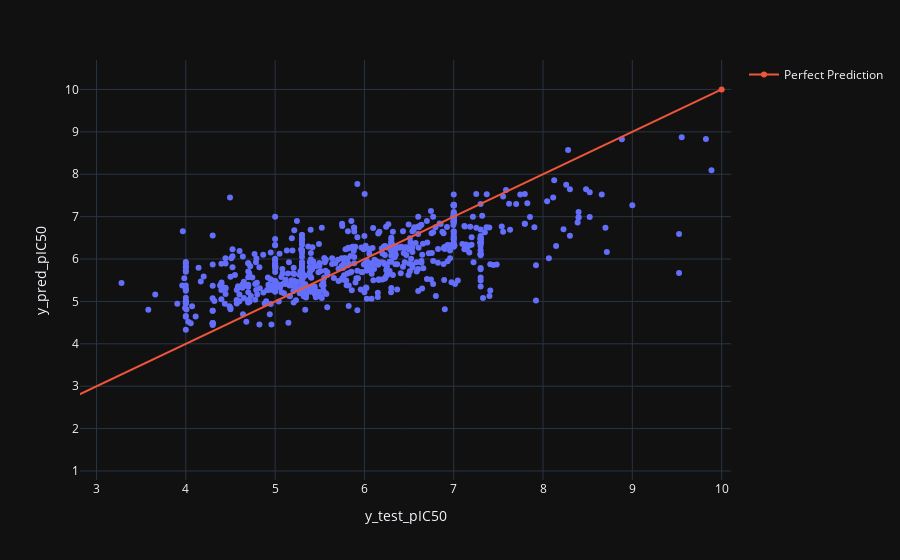

Here is the notebook cell this chart was saved with:
### Code cell
fig = px.scatter(df_scatter,
                x="y_test_pIC50", 
                y="y_pred_pIC50",
                hover_name=df_scatter.index,
                hover_data=[df_scatter.index],
                template="plotly_dark")
fig.add_trace(go.Line(x=[0,10], y=[0,10], name="Perfect Prediction"))
fig.show()

### Figure 1 — Plotly figure (JSON) as saved in the notebook; plotly's stock layout.template omitted (floating-point values rounded to 4 significant figures; data arrays with more than 128 entries replaced by an {"elided": "..."} marker saying what was removed)
{"data": [{"customdata": {"elided": "675x1 int values"}, "hovertemplate": "<b>%{hovertext}</b><br><br>y_test_pIC50=%{x}<br>y_pred_pIC50=%{y}<br>index=%{customdata[0]}<extra></extra>", "hovertext": {"elided": "675 int values"}, "legendgroup": "", "marker": {"color": "#636efa", "symbol": "circle"}, "mode": "markers", "name": "", "orientation": "v", "showlegend": false, "type": "scatter", "x": {"elided": "675 float values"}, "xaxis": "x", "y": {"elided": "675 float values"}, "yaxis": "y"}, {"name": "Perfect Prediction", "type": "scatter", "x": [0, 10], "y": [0, 10]}], "layout": {"autosize": true, "dragmode": "pan", "legend": {"tracegroupgap": 0}, "margin": {"t": 60}, "xaxis": {"anchor": "y", "autorange": false, "domain": [0, 1], "range": [2.815, 10.1], "title": {"text": "y_test_pIC50"}, "type": "linear"}, "yaxis": {"anchor": "x", "autorange": false, "domain": [0, 1], "range": [0.7873, 10.7], "title": {"text": "y_pred_pIC50"}, "type": "linear"}}}
